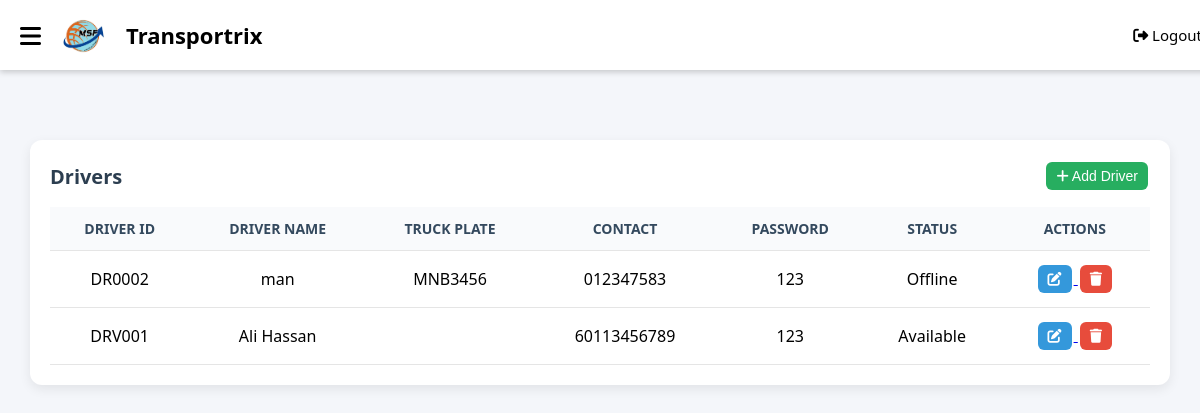
The app's page /driver_list.php with its own data.
### tables this page shows
CREATE TABLE `driver` (
  `driver_id` varchar(50) NOT NULL,
  `driver_name` varchar(50) NOT NULL,
  `truck_plate` varchar(20) DEFAULT NULL,
  `contact_driver` varchar(50) NOT NULL,
  `current_status` varchar(50) NOT NULL,
  `driver_pass` varchar(50) NOT NULL
);

### driver_list.php (the view, shortened to what this page needs)
<?php
include('connect.php');
include('navBar.php');
?>
<!DOCTYPE html>
<html lang="en">
<head>
    <link rel="stylesheet" href="https://cdnjs.cloudflare.com/ajax/libs/font-awesome/6.4.0/css/all.min.css">
</head>
<body>
<div class="container">
    <div class="card">
        <h2>
            Drivers
            <a href="driver_form.php">
                <button class="btn btn-success"><i class="fa fa-plus"></i> Add Driver</button>
            </a>
        </h2>
        <table class="driver-table">
            <tr>
                <th>Driver ID</th>
                <th>Driver Name</th>
                <th>Truck Plate</th>
                <th>Contact</th>
                <th>Password</th>
                <th>Status</th>
                <th colspan="2">Actions</th>
            </tr>
            <?php
            $sql = "SELECT * FROM driver";
            $result = mysqli_query($connect, $sql);
            if ($result && mysqli_num_rows($result) > 0) {
                while ($driver = mysqli_fetch_assoc($result)) {
                    echo "<tr>
                            <td>{$driver['driver_id']}</td>
                            <td>{$driver['driver_name']}</td>
                            <td>{$driver['truck_plate']}</td>
                            <td>{$driver['contact_driver']}</td>
                            <td>{$driver['driver_pass']}</td>
                            <td><span class='status {$driver['current_status']}'>{$driver['current_status']}</span></td>
                            <td>
                                <a href='driver_update.php?driver_id=" . urlencode($driver['driver_id']) . "'>
                                    <button class='btn btn-primary'><i class='fa fa-edit'></i></button>
                                </a>
                                <a href='driver_delete.php?driver_id=" . urlencode($driver['driver_id']) . "' onclick=\"return confirm('Are you sure you want to delete this driver?')\">
                                    <button class='btn btn-danger'><i class='fa fa-trash'></i></button>
                                </a>
                            </td>
                          </tr>";
                }
            } else {
                echo "<tr><td colspan='7'>No drivers found.</td></tr>";
            }
            ?>
        </table>
    </div>
</div>
</body>
</html>

### navBar.php (style rules this page uses)
body { margin: 0; font-family: Arial, sans-serif; }

### driver_list.php (style rules this page uses)
body { margin: 0; font-family: "Segoe UI", Arial, sans-serif; background: #f4f6fa; }
.container { padding: 30px; }
.card { background: white; border-radius: 12px; box-shadow: 0 4px 12px rgba(0,0,0,0.08); padding: 20px; }
.card h2 { margin: 0 0 15px 0; font-size: 20px; font-weight: 600; color: #2c3e50; display: flex; justify-content: space-between; align-items: center; }
.driver-table { width: 100%; border-collapse: collapse; }
.driver-table th, .driver-table td { padding: 12px 14px; text-align: center; border-bottom: 1px solid #e5e5e5; }
.driver-table th { background: #f9fafc; font-size: 14px; font-weight: 600; color: #34495e; text-transform: uppercase; }
.btn { border: none; border-radius: 6px; padding: 6px 10px; margin: 2px; cursor: pointer; font-size: 14px; color: white; }
.btn-primary { background: #3498db; }
.btn-danger { background: #e74c3c; }
.btn-success { background: #27ae60; }
.btn i { font-size: 14px; }

### records on screen
driver: driver_id "DR0002", driver_name "man", truck_plate "MNB3456", contact_driver "012347583", driver_pass "123", current_status "Offline"
driver: driver_id "DRV001", driver_name "Ali Hassan", contact_driver "60113456789", driver_pass "123", current_status "Available"
